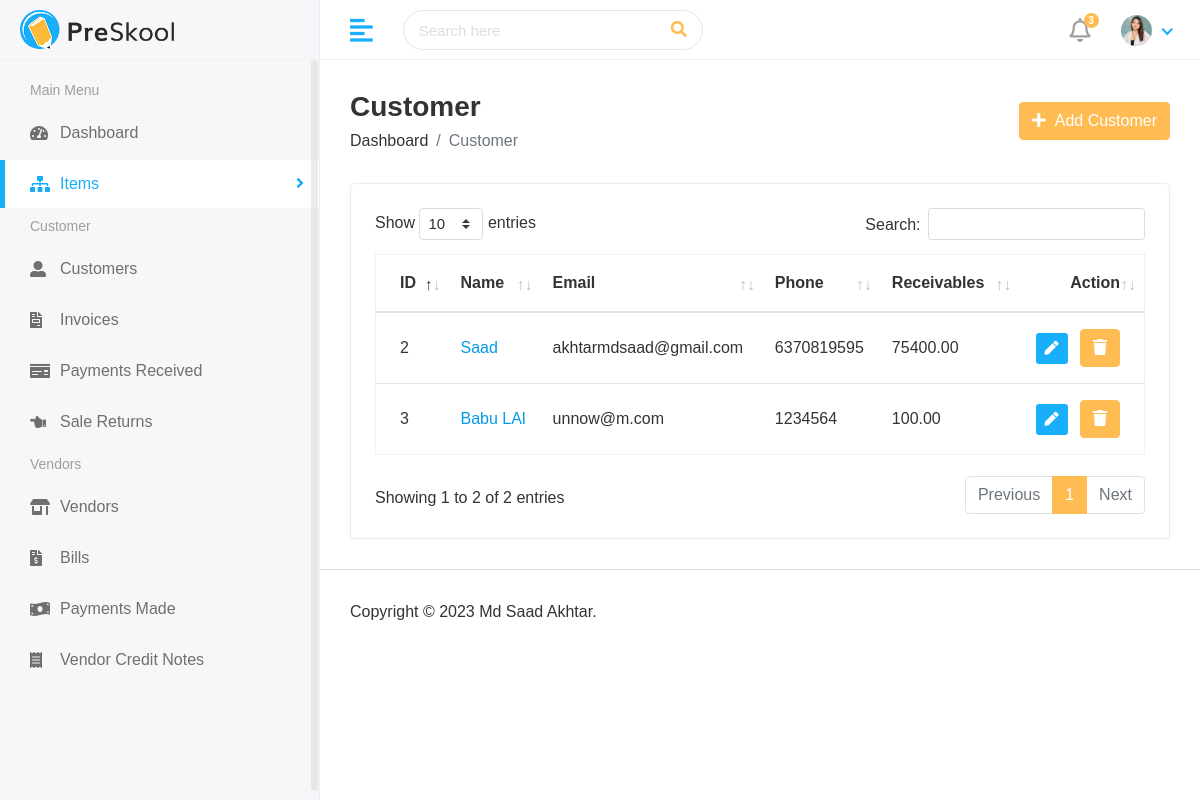
/finance/view_customers/, run on an earlier commit of the app's database.
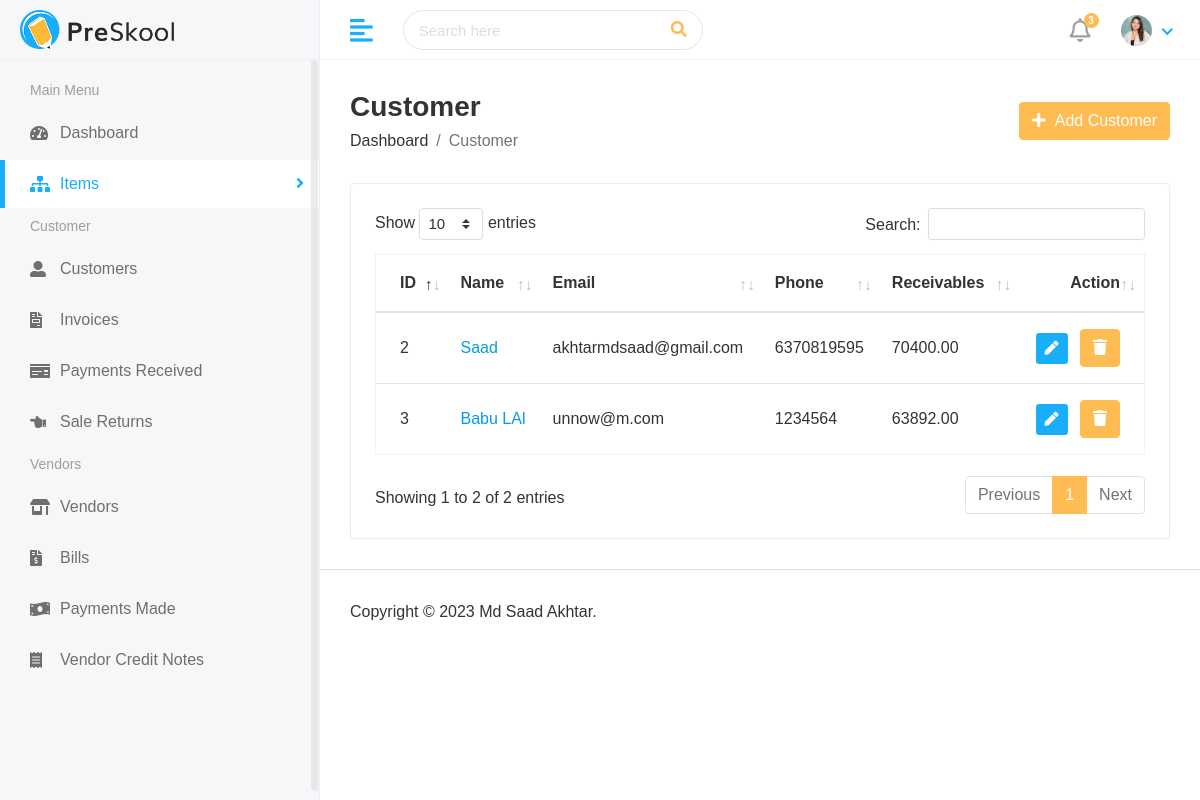
And on a later commit of the database.
### finance/models.py (models this page shows, shortened)
class Customer(models.Model):
    name = models.CharField(_("name"), max_length=50)
    email = models.EmailField(_("email"), max_length=254,null=True)
    phone = models.CharField(_("phone"), max_length=50)
    address = models.TextField()
    gstin = models.CharField(_("gstin"), max_length=15,null=True)
    current_balance = models.DecimalField(max_digits=10, decimal_places=2,default=decimal.Decimal(0))
    created_at = models.DateTimeField(auto_now_add=True,null = True)
    updated_at = models.DateTimeField(auto_now_add=True,null = True)

### finance/views.py (the view)
# urls.py: path('view_customers/',views.view_customers,name="view_customers"),
def view_customers(request):
    customers = Customer.objects.all()
    return render(request,"hod/view_customer.html",{
        "customers":customers
    })

### finance/templates/hod/view_customer.html (shortened to what this page needs)
{% extends 'base.html' %}
{% block content %}
<div class="main-wrapper">
  <div class="page-wrapper">
    <div class="content container-fluid">
      <div class="page-header">
        <div class="row align-items-center">
          <div class="col">
            <h3 class="page-title">Customer</h3>
            <ul class="breadcrumb">
              <li class="breadcrumb-item">
                <a href="{% url 'finance_dashboard' %}">Dashboard</a>
              </li>
              <li class="breadcrumb-item active">Customer</li>
            </ul>
          </div>
          <div class="col-auto text-right float-right ml-auto">
            <a href="{% url 'add_customers' %}" class="btn btn-primary"
              ><i class="fas fa-plus"></i> &nbsp;Add Customer
            </a>
          </div>
        </div>
      </div>
      <div class="row">
        <div class="col-sm-12">
          <div class="card card-table">
            <div class="card-body">
              <div class="table-responsive">
                <table id="table_id" class="table table-hover table-center mb-0">
                    <thead>
                      <tr>
                        <th>ID</th>
                        <th>Name</th>
                        <th>Email</th>
                        <th>Phone</th>
                        <th>Receivables</th>
                        <th class="text-right">Action</th>
                      </tr>
                    </thead>
                    <tbody>
                      {% for i in customers %}
                      <tr>
                        <td>{{i.id}}</td>
                        <td><a href="{% url 'view_customers_id' i.id %}">{{i.name}}</a></td>
                        <td>{{i.email}}</td>
                        <td>{{i.phone}}
                        </td>
                        <td>{{i.current_balance}}</td>
                        <td class="text-right">
                          <div class="actions">
                            <a
                              href="{% url 'edit_customer' i.id %}"
                              class="btn btn-sm bg-success-light mr-2"
                            >
                              <i class="fas fa-pen"></i>
                            </a>
                            <button type="button" class="btn btn-primary" data-toggle="modal" data-target="#modal-{{i.id}}">
                              <i class="fa fa-trash" aria-hidden="true"></i>
                            </button>
                          </div>
                        </td>
                      </tr>
                      {% endfor %}
                    </tbody>
                  </table>
              </div>
            </div>
          </div>
        </div>
      </div>
    </div>
    {% endblock content %}

What changed in the data, as far as the page shows it:
changed Customer "Saad": current_balance "75400.00" → "70400.00"
changed Customer "Babu LAl": current_balance "100.00" → "63892.00"
